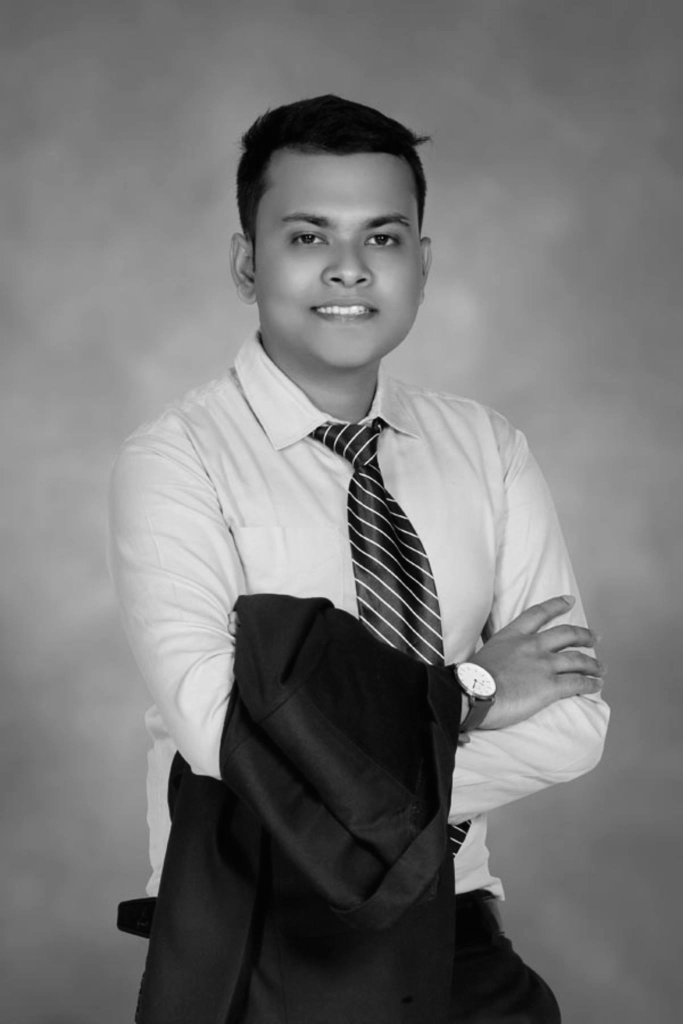
#> input picture jimmy.png, 1365 x 2048 px (shown at 1/2 size)
$ python cv2_img_read_display.py
#> lines starting #> are read from the running program, lines starting #| are printed output that depends on the picture; after the words box and inside, x2 and y2 are one past the last pixel; in counts of white or black regions, pixels touching at a corner belong together
#import OpenCV library

#import cv2

#img=cv2.imread('jimmy.jpg') #img = cv2.imread('/home/img/python.png')

#cv2.imshow('sample',img)

#cv2.waitKey(0) # waits until a key is pressed

#cv2.destroyAllWindows() # destroys the window showing image


# Import OpenCV library
#import cv2
# Import Numpy library
#import numpy as np

#Read image named MyPic.jpg
#img = cv2.imread('jimmy.jpg')
# Prints the current value of Blue for that pixel
#print(img.item(150, 120, 0))
# Set the value of Blue for (150,120) pixel to 255
#img.itemset( (150, 120, 0), 255)
# Print value of Blue at (150,120) pixel
#print(img.item(150, 120, 0))


# Import OpenCV library
import cv2
#Import Numpy library
import numpy as np

# Read Image named MyPic.jpg
img = cv2.imread('jimmy.png')
#> img is the input picture: shape (2048, 1365, 3); min 0, max 251, mean 118.6
# Define region in my_roi
my_roi = img[0:300, 0:300]
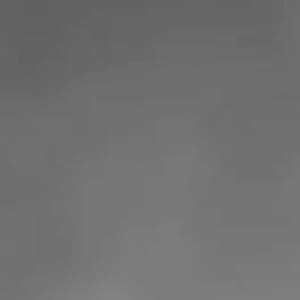
#> my_roi: shape (300, 300, 3); min 96, max 131, mean 112.9
# Replace that region with my_roi
img[300:600, 300:600] = my_roi
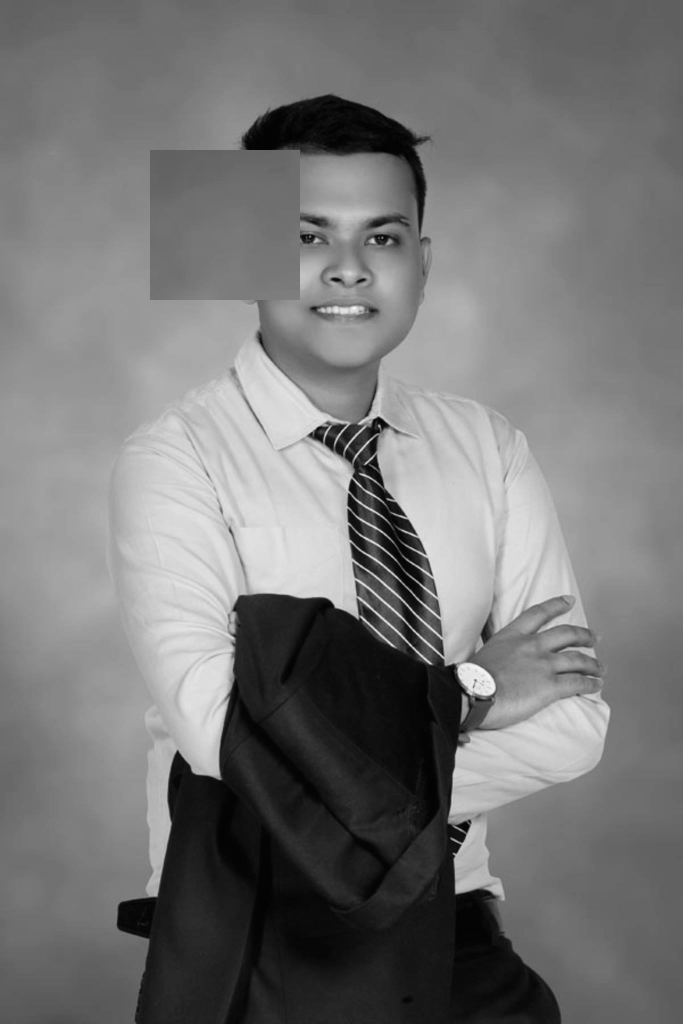
#> img: shape (2048, 1365, 3) (shown at 1/2 size); 3.2% of pixels changed, all inside (x1, y1, x2, y2) = (300, 300, 600, 600)
# Write Image as ROI.jpg

cv2.imwrite('ROI.png', img)

cv2.imshow('sample',img)

cv2.waitKey(0) # waits until a key is pressed

cv2.destroyAllWindows() # destroys the window showing image
